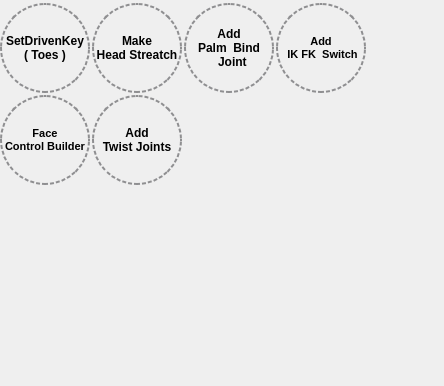
          <widget class="QWidget" name="page_5">
           <property name="geometry">
            <rect>
             <x>0</x>
             <y>0</y>
             <width>444</width>
             <height>386</height>
            </rect>
           </property>
           <property name="styleSheet">
            <string notr="true">QPushButton {
	border: 2px dotted  #8f8f91;
	border-radius: 45px;
}

QPushButton:hover {
	border-style:solid;
	background-color: qlineargradient(spread:pad, x1:0.5, y1:0, x2:0.5, y2:1, stop:0 rgba(255, 223, 121, 255), stop:0.488636 rgba(255, 216, 91, 255), stop:1 rgba(255, 223, 121, 255));
	color: rgb(42, 42, 42);
 }</string>
           </property>
           <attribute name="label">
            <string>RigBuilder Plug_in</string>
           </attribute>
           <layout class="QGridLayout" name="gridLayout">
            <property name="leftMargin">
             <number>0</number>
            </property>
            <property name="topMargin">
             <number>3</number>
            </property>
            <property name="rightMargin">
             <number>0</number>
            </property>
            <property name="bottomMargin">
             <number>3</number>
            </property>
            <property name="spacing">
             <number>2</number>
            </property>
            <item row="1" column="0">
             <widget class="QPushButton" name="btn_SetToesDrivenKey">
              <property name="minimumSize">
               <size>
                <width>90</width>
                <height>90</height>
               </size>
              </property>
              <property name="maximumSize">
               <size>
                <width>90</width>
                <height>90</height>
               </size>
              </property>
              <property name="font">
               <font>
                <weight>75</weight>
                <bold>true</bold>
               </font>
              </property>
              <property name="styleSheet">
               <string notr="true"/>
              </property>
              <property name="text">
               <string>SetDrivenKey 
( Toes )</string>
              </property>
             </widget>
            </item>
            <item row="1" column="1">
             <widget class="QPushButton" name="btn_MakeHeadStreatch">
              <property name="minimumSize">
               <size>
                <width>90</width>
                <height>90</height>
               </size>
              </property>
              <property name="maximumSize">
               <size>
                <width>90</width>
                <height>90</height>
               </size>
              </property>
              <property name="font">
               <font>
                <weight>75</weight>
                <bold>true</bold>
               </font>
              </property>
              <property name="styleSheet">
               <string notr="true"/>
              </property>
              <property name="text">
               <string>Make 
Head Streatch</string>
              </property>
             </widget>
            </item>
            <item row="1" column="2">
             <widget class="QPushButton" name="btn_AddPalmJoint">
              <property name="minimumSize">
               <size>
                <width>90</width>
                <height>90</height>
               </size>
              </property>
              <property name="maximumSize">
               <size>
                <width>90</width>
                <height>90</height>
               </size>
              </property>
              <property name="font">
               <font>
                <weight>75</weight>
                <bold>true</bold>
               </font>
              </property>
              <property name="styleSheet">
               <string notr="true"/>
              </property>
              <property name="text">
               <string>Add  
Palm  Bind
  Joint</string>
              </property>
             </widget>
            </item>
            <item row="1" column="3">
             <widget class="QPushButton" name="btn_AddIKFKSwitch">
              <property name="minimumSize">
               <size>
                <width>90</width>
                <height>90</height>
               </size>
              </property>
              <property name="maximumSize">
               <size>
                <width>90</width>
                <height>90</height>
               </size>
              </property>
              <property name="font">
               <font>
                <pointsize>8</pointsize>
                <weight>75</weight>
                <bold>true</bold>
               </font>
              </property>
              <property name="styleSheet">
               <string notr="true"/>
              </property>
              <property name="text">
               <string>Add 
 IK FK  Switch</string>
              </property>
             </widget>
            </item>
            <item row="4" column="0">
             <spacer name="verticalSpacer">
              <property name="orientation">
               <enum>Qt::Vertical</enum>
              </property>
              <property name="sizeHint" stdset="0">
               <size>
                <width>20</width>
                <height>40</height>
               </size>
              </property>
             </spacer>
            </item>
            <item row="3" column="0">
             <widget class="QPushButton" name="btn_faceControlBuilder">
              <property name="minimumSize">
               <size>
                <width>90</width>
                <height>90</height>
               </size>
              </property>
              <property name="maximumSize">
               <size>
                <width>90</width>
                <height>90</height>
               </size>
              </property>
              <property name="font">
               <font>
                <pointsize>8</pointsize>
                <weight>75</weight>
                <bold>true</bold>
               </font>
              </property>
              <property name="text">
               <string>Face
Control Builder</string>
              </property>
             </widget>
            </item>
            <item row="3" column="1">
             <widget class="QPushButton" name="btn_AddTwistJoints">
              <property name="minimumSize">
               <size>
                <width>90</width>
                <height>90</height>
               </size>
              </property>
              <property name="maximumSize">
               <size>
                <width>90</width>
                <height>90</height>
               </size>
              </property>
              <property name="font">
               <font>
                <weight>75</weight>
                <bold>true</bold>
               </font>
              </property>
              <property name="text">
               <string>Add 
Twist Joints</string>
              </property>
             </widget>
            </item>
            <item row="1" column="4">
             <spacer name="horizontalSpacer_2">
              <property name="orientation">
               <enum>Qt::Horizontal</enum>
              </property>
              <property name="sizeHint" stdset="0">
               <size>
                <width>40</width>
                <height>20</height>
               </size>
              </property>
             </spacer>
            </item>
           </layout>
          </widget>
